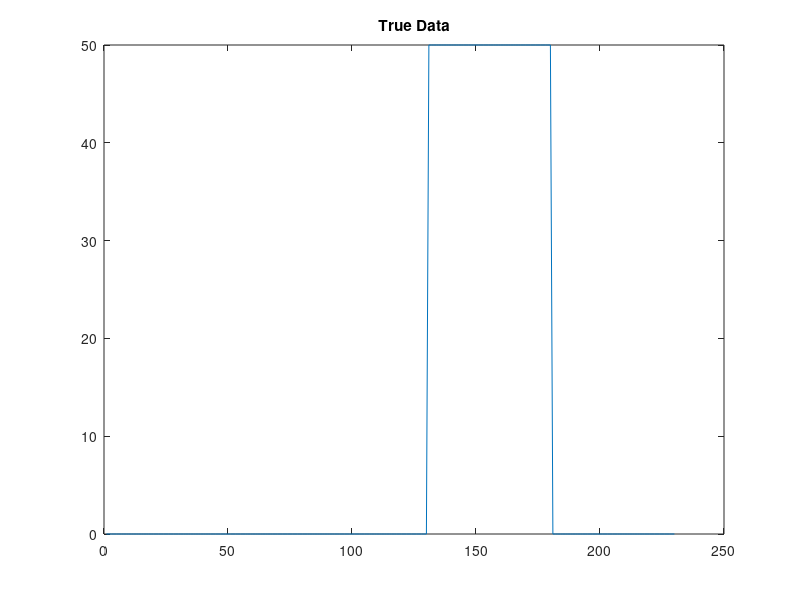
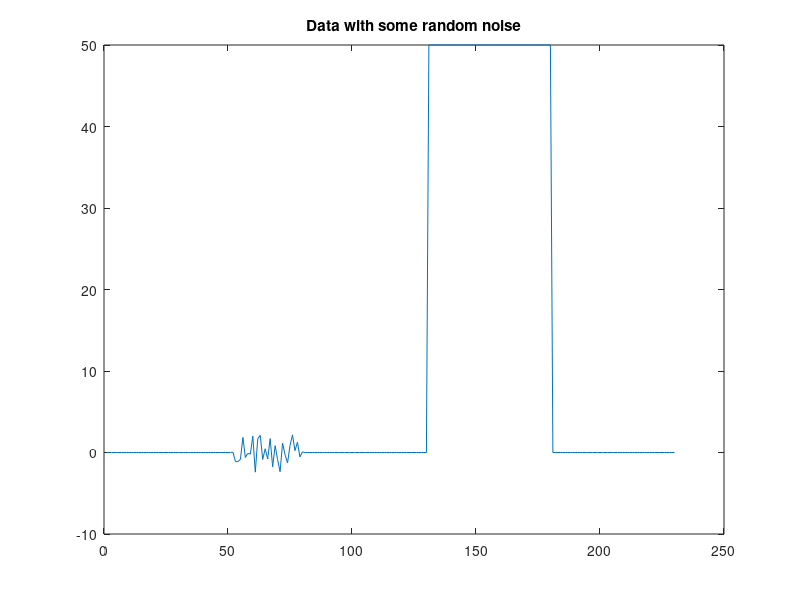
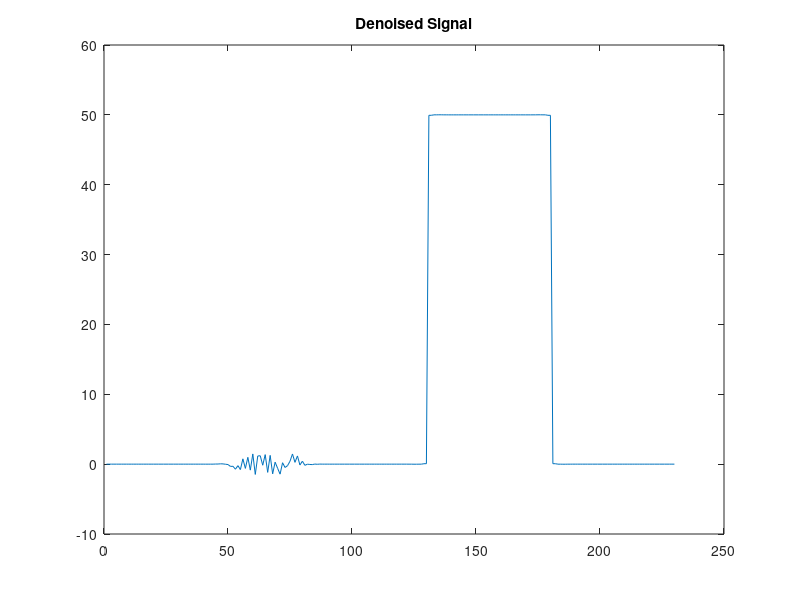
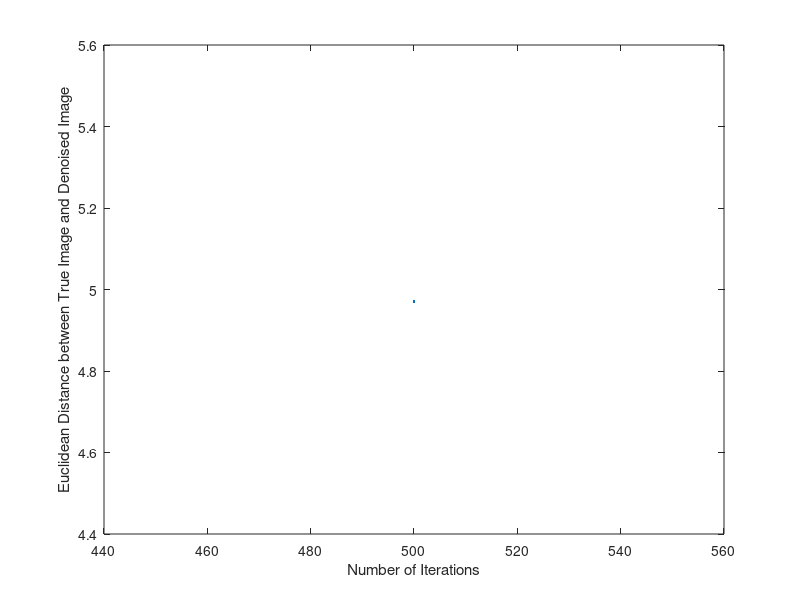

Source code (MATLAB) for these figures, in order:
close all;
clear all;

%% Loading data and plotting data
load('z.mat');
z = [zeros(50,1);z];
x = [zeros(130,1);zeros(50,1)+50;zeros(50,1)];

figure
plot(x)
title('True Data')

figure
plot(z)
title('Data with some random noise')

%% Stopping Criteria and intializing other parameters
tol = Inf;
I1 = z;
dt=0.01;
%T = 100:100:1000;
T= 500;

%% Algorithm
tic
for i = 1:1:size(T,2)
    I1=z;
    for  t=1:T(i)
        [Ix]=gradient(I1); 
        [Ixx]=gradient(Ix);
        c = (Ixx )./(1 + (2*(Ixx)).^2);
        [div1] = gradient(c);
        [div11] = gradient(div1);
        div = div11;
        I1 = I1 - dt.*(div);
    end
    Err(i) = norm(I1-x);
    if(norm(I1-x)<tol)
        tol = norm(I1-x);
        I = I1;
    end
end
toc

%% Displaying best Results

figure
plot(I)
title('Denoised Signal')

figure
plot(T,Err)
ylabel('Euclidean Distance between True Image and Denoised Image')
xlabel('Number of Iterations')
